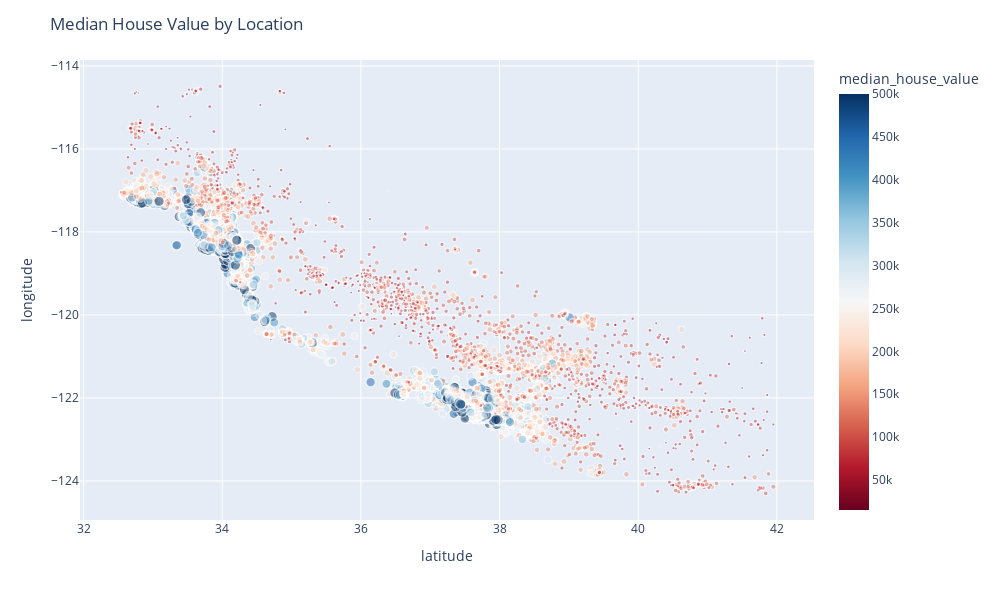

Notebook cell for this chart:
### Code cell
# plot the latitude and longitude of the data points colored by the median house value
fig = px.scatter(trian_df, x='latitude', y='longitude', color='median_house_value', color_continuous_scale='RdBu', size='median_house_value', size_max=10, opacity=0.5)
fig.update_layout(title='Median House Value by Location', width=1000, height=600)
fig.show()

### Figure 1 — Plotly figure (JSON) as saved in the notebook; plotly's stock layout.template omitted (floating-point values rounded to 4 significant figures; data arrays with more than 128 entries replaced by an {"elided": "..."} marker saying what was removed)
{"data": [{"hovertemplate": "latitude=%{x}<br>longitude=%{y}<br>median_house_value=%{marker.color}<extra></extra>", "legendgroup": "", "marker": {"color": {"elided": "16346 int values"}, "coloraxis": "coloraxis", "opacity": 0.5, "size": {"elided": "16346 int values"}, "sizemode": "area", "sizeref": 5000.0, "symbol": "circle"}, "mode": "markers", "name": "", "showlegend": false, "type": "scattergl", "x": {"elided": "16346 float values"}, "xaxis": "x", "y": {"elided": "16346 float values"}, "yaxis": "y"}], "layout": {"coloraxis": {"colorbar": {"title": {"text": "median_house_value"}}, "colorscale": [[0, "rgb(103,0,31)"], [0.1, "rgb(178,24,43)"], [0.2, "rgb(214,96,77)"], [0.3, "rgb(244,165,130)"], [0.4, "rgb(253,219,199)"], [0.5, "rgb(247,247,247)"], [0.6, "rgb(209,229,240)"], [0.7, "rgb(146,197,222)"], [0.8, "rgb(67,147,195)"], [0.9, "rgb(33,102,172)"], [1, "rgb(5,48,97)"]]}, "height": 600, "legend": {"itemsizing": "constant", "tracegroupgap": 0}, "margin": {"t": 60}, "title": {"text": "Median House Value by Location"}, "width": 1000, "xaxis": {"anchor": "y", "domain": [0, 1], "title": {"text": "latitude"}}, "yaxis": {"anchor": "x", "domain": [0, 1], "title": {"text": "longitude"}}}}
